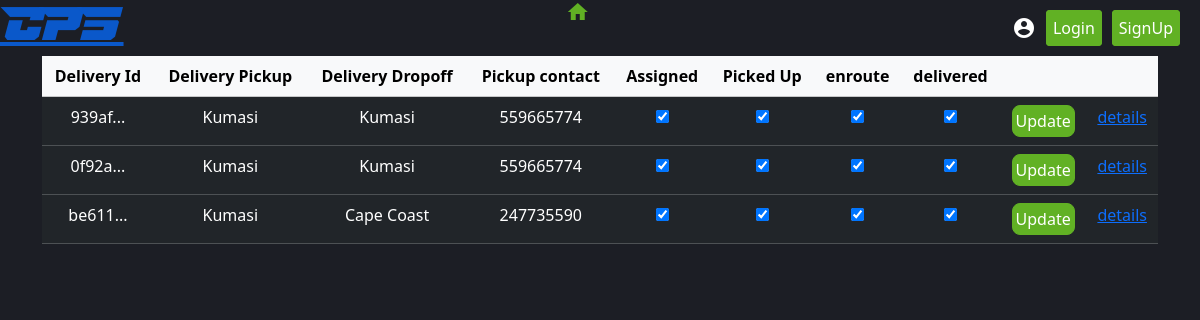
Page /pastRequests/ on the committed database.
### delivery/models.py (models this page shows, shortened)
class DeliveryRequest(models.Model):
    class DeliveryLocations(models.TextChoices):
        Select = 'Select', 'Select'
        KUMASI = 'Kumasi', 'Kumasi'
        CAPE_COAST = 'Cape Coast', 'Cape Coast'
        TAKORADI = 'Takoradi', 'Takoradi'
        KOTORIDUA = 'Kotoridua', 'Kotoridua'
        HO = 'Ho', 'Ho'
        SUNYANI = 'Sunyani', 'Sunyani'
        TARKWA = 'Tarkwa', 'Tarkwa'
        OBUASI = 'Obuasi', 'Obuasi'
        AKOSOMBO = 'Akosombo', 'Akosombo'
        TECHIMAN = 'Techiman', 'Techiman'
        NSAWAM = 'Nsawam', 'Nsawam'
        NKWAKAW = 'Nkwakaw', 'Nkwakaw'
        WINNEBA = 'Winneba', 'Winneba'
        MANKESSIM = 'Mankessim', 'Mankessim'
        SUHUM = 'Suhum', 'Suhum'
        KONONGO = 'Konongo', 'Konongo'
    user = models.ForeignKey(User,on_delete=models.CASCADE,null=True,blank=True)
    unique_id = models.UUIDField(default=uuid.uuid4,editable=False,unique=True)
    orderQuantity = models.PositiveIntegerField()
    pickupNumber = models.PositiveIntegerField()
    deliveryPoint = models.CharField(max_length=10,choices=DeliveryLocations.choices,default=DeliveryLocations.Select)
    dropoffNumber = models.PositiveIntegerField()
    pickupPoint = models.CharField(max_length=10, choices=DeliveryLocations.choices,default=DeliveryLocations.Select)
    productFee = models.FloatField()
    additionalInfo = models.TextField()
    delivered = models.BooleanField(default=False)
    assigned = models.BooleanField(default=False)
    enroute = models.BooleanField(default=False)
    pickedUp = models.BooleanField(default=False)
    rider = models.ForeignKey(Rider,on_delete=models.SET_DEFAULT,related_name='assignments',default=None,null=True,blank=True)

### adminConsole/views.py (the view)
# urls.py: path('pastRequests/',pastProcessedRequest,name='pastProcessedRequest')
def pastProcessedRequest(request):
    DeliveryRequests = DeliveryRequest.objects.filter(delivered=True).values()
    context ={
        'DeliveryRequests':DeliveryRequests,
    }
    return render(request,'html/pastProcessedRequest.html',context)

### adminConsole/templatetags/adminConsole_extras.py (called while the page is built)
@register.filter
def split(arg1,arg2):
    return arg1[0:arg2]

### adminConsole/templates/html/pastProcessedRequest.html (shortened to what this page needs)
{% extends 'html/base_view_admin.html' %}
{% load static %}
{% load adminConsole_extras %}
{% block content %}
<div class="container">
    <table class="table" >
        <thead class="table-light" style="text-align: center;">
            <th>Delivery Id</th>
            <th>Delivery Pickup</th>
            <th>Delivery Dropoff</th>
            <th>Pickup contact</th>
            <th>Assigned</th>
            <th>Picked Up</th>
            <th>enroute</th>
            <th>delivered</th>
            <th></th>
            <th></th>
        </thead>
        <tbody class="table-dark" style="text-align: center;">
            {% for data in DeliveryRequests %}
            <tr>
                <td>{{data.unique_id|stringformat:'s'|split:5}}...</td>
                <td>{{data.pickupPoint}}</td>
                <td>{{data.deliveryPoint}}</td>
                <td>{{data.pickupNumber}}</td>
                <td>
                    {% if data.assigned == False %}
                        <input type="checkbox" name="assigned" disabled>
                    {% else %}
                        <input type="checkbox" name="assigned" checked>
                    {% endif %}
                </td>
                <td>
                    {% if data.pickedUp == False %}
                    <input type="checkbox" name="assigned" disabled>
                {% else %}
                    <input type="checkbox" name="assigned" checked>
                {% endif %}
                </td>
                <td>
                    {% if data.enroute == False %}
                    <input type="checkbox" name="assigned" disabled>
                {% else %}
                    <input type="checkbox" name="assigned" checked>
                {% endif %}
                </td>
                <td>
                    {% if data.delivered == False %}
                    <input type="checkbox" name="assigned" disabled>
                {% else %}
                    <input type="checkbox" name="assigned" checked>
                {% endif %}
                </td>
                <td><button style="background-color:#61b124; padding: 3px; border: 1px solid #61b124;
                border-radius: 0.5rem; color: white;">Update</button></td>
                <td><a href="{% url 'managementUpdate' data.unique_id %}">details</a></td>
            </tr>
            {% endfor %}
        </tbody>
      </table>
</div>
{% endblock %}

### rows in the picture
DeliveryRequest: unique_id|split "939af", pickupPoint "Kumasi", deliveryPoint "Kumasi", pickupNumber "559665774"
DeliveryRequest: unique_id|split "0f92a", pickupPoint "Kumasi", deliveryPoint "Kumasi", pickupNumber "559665774"
DeliveryRequest: unique_id|split "be611", pickupPoint "Kumasi", deliveryPoint "Cape Coast", pickupNumber "247735590"
